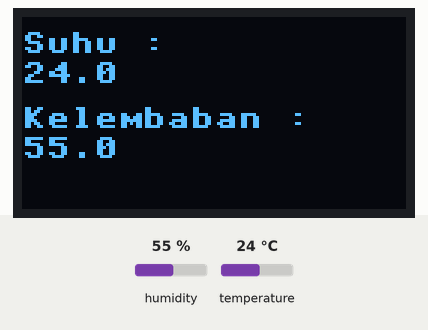
The program below on a simulated ESP32 board running MicroPython. On the bench: 128×64 one-colour display. The inputs (shaded band) are chosen by the test bench; at power-on: humidity 55 %, temperature 24 °C. Library files of the repository ran but are not shown: ssd1306.py; what the program prints to the serial console is not drawn.

Above: at 1.2 s.
1.3 s: humidity set to 22 %
At 2.5 s:
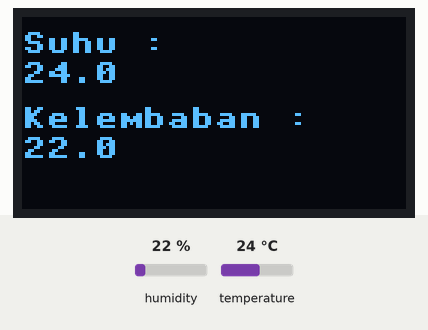
3.6 s: temperature set to 12 °C
At 5.1 s:
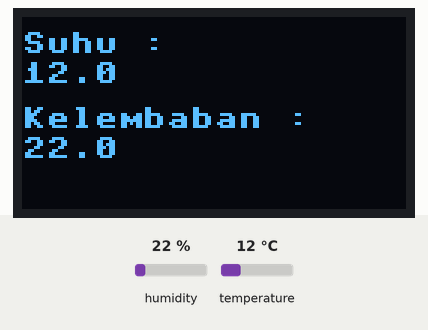
5.7 s: humidity set to 40 %
At 7.5 s:
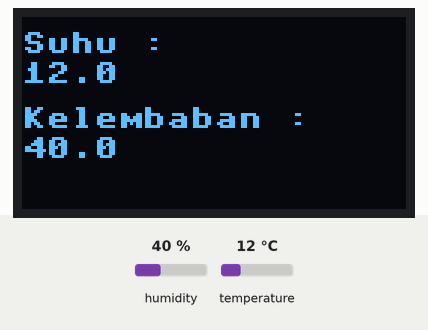
7.8 s: temperature set to 19 °C
Timing chart, 0 to 10.8 s (numbered marks = the images above; inputs shaded):
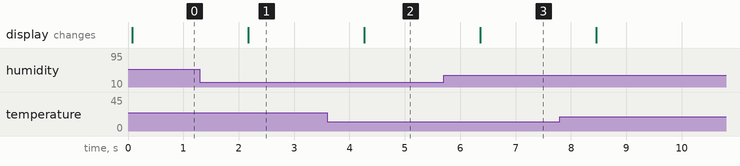

The program:

main.py
```python
from machine import Pin, I2C
from time import sleep
import dht
import ssd1306

i2c = I2C(0, scl=Pin(22), sda=Pin(21))
oled = ssd1306.SSD1306_I2C(128, 64, i2c)
sensor = dht.DHT22(Pin(4))

while True:
    sensor.measure() # baca parameter dari sensor
    suhu = sensor.temperature()
    lembab = sensor.humidity()
    print("Suhu : ", suhu)
    print("Kelembaban : ", lembab)

    #reset tampilan oled
    oled.fill(0)

    oled.text("Suhu : ", 0, 5)
    oled.text(str(suhu), 0, 15)
    oled.text("Kelembaban : ", 0, 30)
    oled.text(str(lembab), 0,40)

    #memperbarui tampilan oled
    oled.show()

    sleep(1)
```

Measured:
- after the input at 1.3 s, the display: changes after 0.87 s (image 1)
- after the input at 3.6 s, the display: changes after 0.67 s (image 2)
- after the input at 5.7 s, the display: changes after 0.66 s (image 3)
